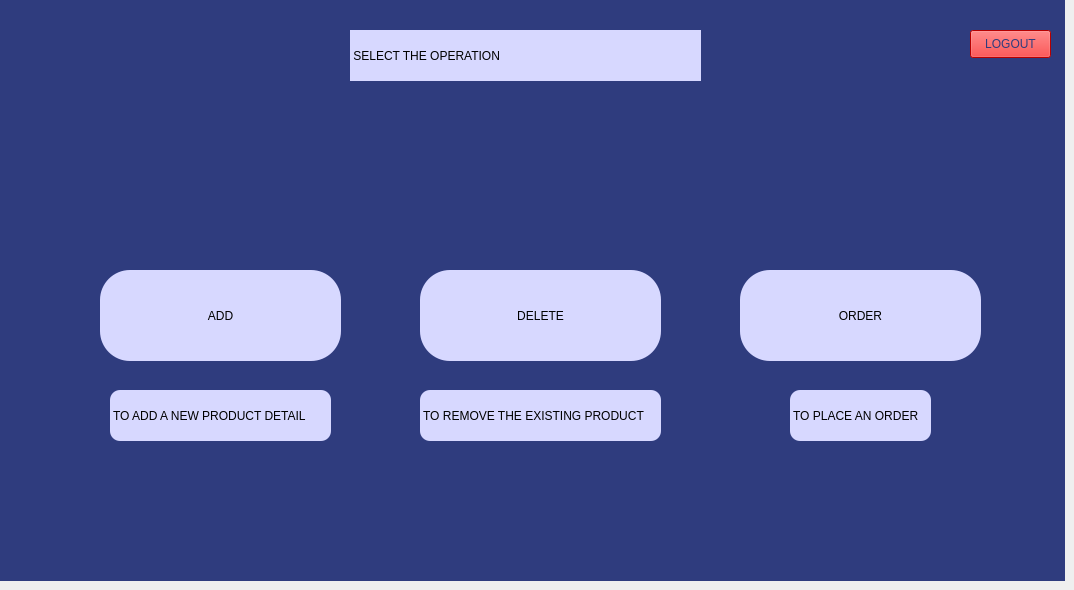
    <widget class="QWidget" name="tab_2">
     <attribute name="title">
      <string>Tab 2</string>
     </attribute>
     <widget class="QLabel" name="BACKGROUND_2">
      <property name="geometry">
       <rect>
        <x>0</x>
        <y>0</y>
        <width>1065</width>
        <height>581</height>
       </rect>
      </property>
      <property name="styleSheet">
       <string notr="true">background-color: rgb(47, 60, 126);</string>
      </property>
      <property name="text">
       <string/>
      </property>
      <property name="scaledContents">
       <bool>true</bool>
      </property>
     </widget>
     <widget class="QPushButton" name="ADD_PRODUCT">
      <property name="geometry">
       <rect>
        <x>100</x>
        <y>270</y>
        <width>241</width>
        <height>91</height>
       </rect>
      </property>
      <property name="styleSheet">
       <string notr="true">background-color: rgb(215, 216, 255);
font: 75 17pt &quot;Palatino Linotype&quot;;
border-radius:30;</string>
      </property>
      <property name="text">
       <string>ADD</string>
      </property>
     </widget>
     <widget class="QPushButton" name="ORDER_PRODUCT">
      <property name="geometry">
       <rect>
        <x>740</x>
        <y>270</y>
        <width>241</width>
        <height>91</height>
       </rect>
      </property>
      <property name="styleSheet">
       <string notr="true">background-color: rgb(215, 216, 255);
font: 75 17pt &quot;Palatino Linotype&quot;;
border-radius:30;</string>
      </property>
      <property name="text">
       <string>ORDER</string>
      </property>
     </widget>
     <widget class="QPushButton" name="DELETE_PRODUCT">
      <property name="geometry">
       <rect>
        <x>420</x>
        <y>270</y>
        <width>241</width>
        <height>91</height>
       </rect>
      </property>
      <property name="styleSheet">
       <string notr="true">background-color: rgb(215, 216, 255);
font: 75 17pt &quot;Palatino Linotype&quot;;
border-radius:30;</string>
      </property>
      <property name="text">
       <string>DELETE</string>
      </property>
     </widget>
     <widget class="QLabel" name="label">
      <property name="geometry">
       <rect>
        <x>110</x>
        <y>390</y>
        <width>221</width>
        <height>51</height>
       </rect>
      </property>
      <property name="styleSheet">
       <string notr="true">background-color: rgb(215, 216, 255);
font: 75 8pt &quot;Palatino Linotype&quot;;
border-radius:10;</string>
      </property>
      <property name="text">
       <string> TO ADD A NEW PRODUCT DETAIL</string>
      </property>
     </widget>
     <widget class="QLabel" name="label_12">
      <property name="geometry">
       <rect>
        <x>420</x>
        <y>390</y>
        <width>241</width>
        <height>51</height>
       </rect>
      </property>
      <property name="styleSheet">
       <string notr="true">background-color: rgb(215, 216, 255);
font: 75 8pt &quot;Palatino Linotype&quot;;
border-radius:10;</string>
      </property>
      <property name="text">
       <string> TO REMOVE THE EXISTING PRODUCT</string>
      </property>
     </widget>
     <widget class="QLabel" name="label_13">
      <property name="geometry">
       <rect>
        <x>790</x>
        <y>390</y>
        <width>141</width>
        <height>51</height>
       </rect>
      </property>
      <property name="styleSheet">
       <string notr="true">background-color: rgb(215, 216, 255);
font: 75 8pt &quot;Palatino Linotype&quot;;
border-radius:10;</string>
      </property>
      <property name="text">
       <string> TO PLACE AN ORDER </string>
      </property>
     </widget>
     <widget class="QPushButton" name="LOGOUT">
      <property name="geometry">
       <rect>
        <x>970</x>
        <y>30</y>
        <width>81</width>
        <height>28</height>
       </rect>
      </property>
      <property name="styleSheet">
       <string notr="true">background-color: rgb(255, 0, 0);
color: rgb(47, 60, 126);
font: 75 10pt &quot;Palatino Linotype&quot;;
</string>
      </property>
      <property name="text">
       <string>LOGOUT</string>
      </property>
     </widget>
     <widget class="QLabel" name="label_50">
      <property name="geometry">
       <rect>
        <x>350</x>
        <y>30</y>
        <width>351</width>
        <height>51</height>
       </rect>
      </property>
      <property name="styleSheet">
       <string notr="true">background-color: rgb(215, 216, 255);
font: 75 17pt &quot;Palatino Linotype&quot;;
border-radius:30;</string>
      </property>
      <property name="text">
       <string> SELECT THE OPERATION</string>
      </property>
     </widget>
     <widget class="QLabel" name="INFORMATION">
      <property name="geometry">
       <rect>
        <x>420</x>
        <y>140</y>
        <width>251</width>
        <height>16</height>
       </rect>
      </property>
      <property name="styleSheet">
       <string notr="true">background-color: rgb(47, 60, 126);
font: 75 10pt &quot;Palatino Linotype&quot;;
color: rgb(255, 255, 255);
border-radius:10;</string>
      </property>
      <property name="text">
       <string/>
      </property>
     </widget>
    </widget>
